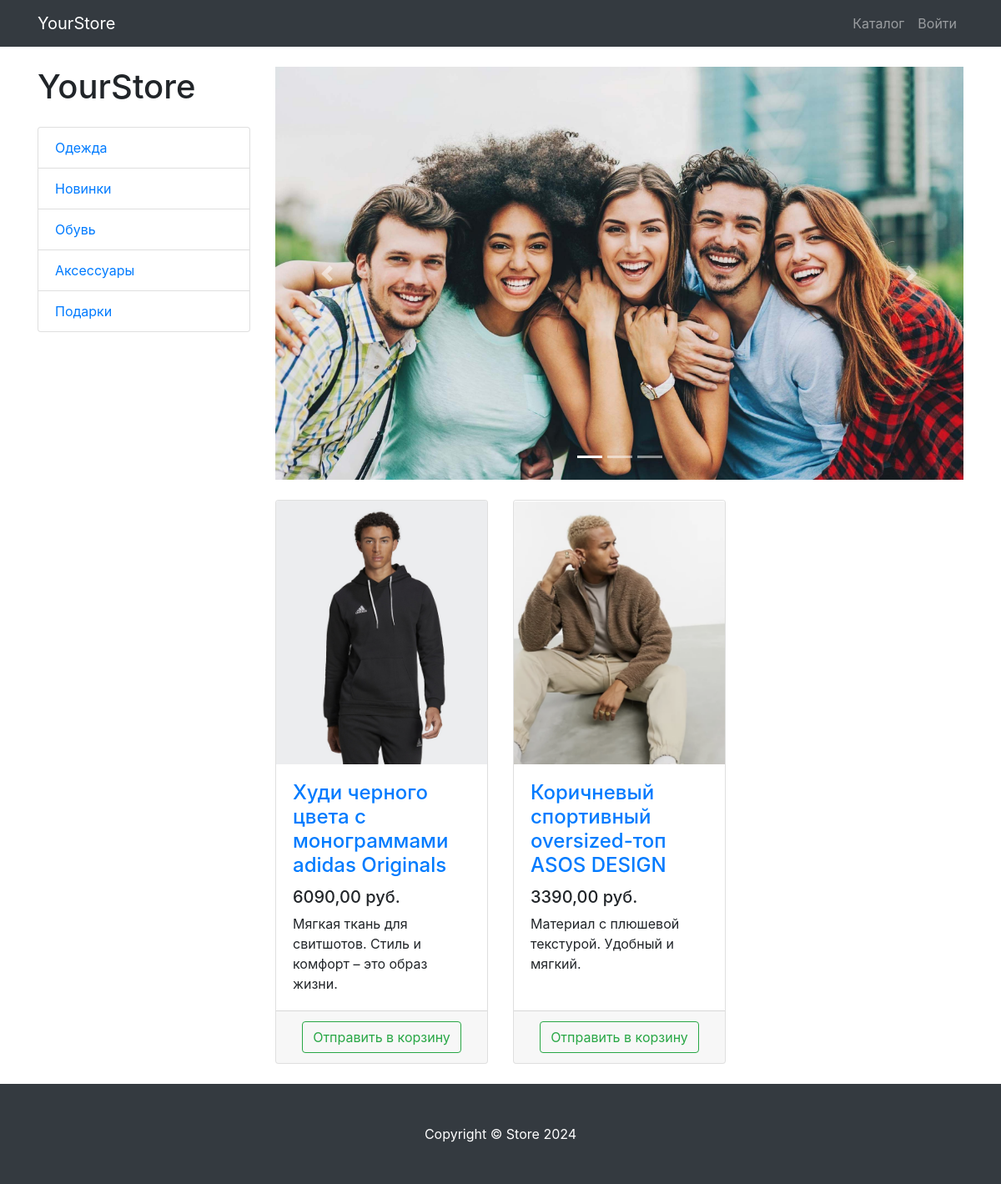
Page /category/1/ on the committed database.
### product/models.py (models this page shows, shortened)
class ProductCategory(models.Model):
    name = models.CharField(max_length = 128, unique = True)
    description = models.TextField(null = True, blank = True)
    class Meta:
        verbose_name = 'category'
        verbose_name_plural = 'categories'

class Product(models.Model):
    name = models.CharField(max_length = 255)
    description = models.TextField()
    price = models.DecimalField(max_digits = 8, decimal_places = 2)
    quantity = models.PositiveIntegerField(default = 0)
    image = models.ImageField(upload_to = 'products_images')
    category = models.ForeignKey(to=ProductCategory, on_delete = models.CASCADE)
    class Meta:
        verbose_name = 'product'
        verbose_name_plural = 'products'

### product/views.py (the view)
# urls.py: path('category/<int:category_id>/', ProductsListView.as_view(), name='category'),
class ProductsListView(TitleMixin, ListView):
    model = Product
    template_name = 'product/products.html'
    paginate_by = 3
    title = 'Store-Каталог'
    def get_queryset(self):
        queryset = super(ProductsListView, self).get_queryset()
        category_id = self.kwargs.get('category_id')
        return queryset.filter(category_id=category_id) if category_id else queryset
    def get_context_data(self, *, object_list=None, **kwargs):
        context = super(ProductsListView, self).get_context_data()
        context['productcategorie'] = ProductCategory.objects.all()
        return context

### common/views.py (called while the page is built)
    def get_context_data(self, **kwargs):
        context = super(TitleMixin, self).get_context_data(**kwargs)
        context['title'] = self.title
        return context

### product/templates/product/products.html (shortened to what this page needs)
{% extends 'product/base.html' %}
{% load static %}
{% block css %}
<link href="{% static 'vendor/css/products.css' %}" rel="stylesheet">
{% endblock %}
{% block content %}
<div class="container">
    <div class="row">
        <div class="col-lg-3">
            <h1 class="my-4">YourStore</h1>
            <div class="list-group">
                {% for cat in productcategorie %}
                <a href="{% url 'category' cat.id %}" class="list-group-item">
                    {{ cat.name }}
                </a>
                {% endfor %}
            </div>
        </div>
        <div class="col-lg-9">
            <div id="carouselExampleIndicators" class="carousel slide my-4" data-ride="carousel">
                <ol class="carousel-indicators">
                    <li data-target="#carouselExampleIndicators" data-slide-to="0" class="active"></li>
                    <li data-target="#carouselExampleIndicators" data-slide-to="1"></li>
                    <li data-target="#carouselExampleIndicators" data-slide-to="2"></li>
                </ol>
                <div class="carousel-inner" role="listbox">
                    <div class="carousel-item active">
                        <img class="d-block img-fluid" src="{% static 'vendor/img/slides/slide-1.jpg' %}" alt="First slide">
                    </div>
                </div>
                <a class="carousel-control-prev" href="#carouselExampleIndicators" role="button" data-slide="prev">
                    <span class="carousel-control-prev-icon" aria-hidden="true"></span>
                </a>
                <a class="carousel-control-next" href="#carouselExampleIndicators" role="button" data-slide="next">
                    <span class="carousel-control-next-icon" aria-hidden="true"></span>
                </a>
            </div>
            <div class="row">
            {% for product in object_list %}
                <div class="col-lg-4 col-md-6 mb-4">
                    <div class="card h-100">
                        <a href="#">
                            <img class="card-img-top"
                                 src="{{ product.image.url }}"
                                 alt="">
                        </a>
                        <div class="card-body">
                            <h4 class="card-title">
                                <a href="#">{{ product.name }}</a>
                            </h4>
                            <h5>{{ product.price }} руб.</h5>
                            <p class="card-text">{{ product.description }}</p>
                        </div>
                        <div class="card-footer text-center">
                            <a class="btn btn-outline-success" href="{% url 'basket_add' product.id %}">
                                Отправить в корзину
                            </a>
                        </div>
                    </div>
                </div>
                {% endfor %}
            </div>
        </div>
    </div>
</div>
{% endblock %}
{% block footer %}
<footer class="py-5 bg-dark">
    <div class="container">
        <p class="m-0 text-center text-white">Copyright &copy; Store 2024</p>
    </div>
</footer>
{% endblock %}

### rows in the picture
ProductCategory: name "Одежда"
ProductCategory: name "Новинки"
ProductCategory: name "Обувь"
ProductCategory: name "Аксессуары"
ProductCategory: name "Подарки"
Product: image (picture), name "Худи черного цвета с монограммами adidas Originals", price "6090,00", description "Мягкая ткань для свитшотов. Стиль и комфорт – это образ жизни."
Product: image (picture), name "Коричневый спортивный oversized-топ ASOS DESIGN", price "3390,00", description "Материал с плюшевой текстурой. Удобный и мягкий."
